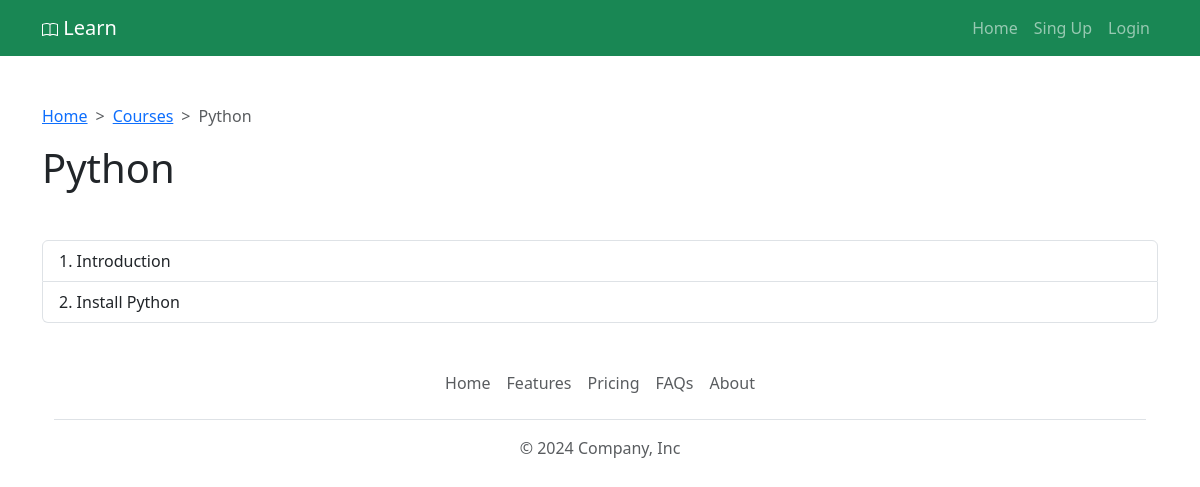
Screenshot of /courses/python/ with the database file from the repository.
### course_app/models.py (models this page shows, shortened)
class Course(models.Model):
    name = models.CharField("Course Name", max_length=255)
    description = models.TextField("Course description")
    slug = models.SlugField(unique=True, blank=True, editable=False)
    class Meta:
        verbose_name = "Course"
        verbose_name_plural = "Courses"

class Lesson(models.Model):
    course = models.ForeignKey(Course, on_delete=models.CASCADE, verbose_name="Choose Course")
    theme = models.CharField("Lesson theme", max_length=255)
    content = models.TextField("Description", blank=True, null=True)
    youtube_url = models.CharField("YouTube URL", max_length=255, blank=True, null=True)
    class Meta:
        verbose_name = "Lesson"
        verbose_name_plural = "Lessons"

### course_app/views.py (the view)
# urls.py: path('courses/<slug:slug>/', views.lessons_page, name='lessons_page'),
def lessons_page(request, slug=None):
    course = get_object_or_404(Course, slug=slug)
    lessons = Lesson.objects.all()
    if slug:
        course = get_object_or_404(Course, slug=slug)
        lessons = lessons.filter(course=course)
    context = {
        'course': course,
        'lessons': lessons
    }
    return render(request, "./course/lessons.html", context)

### course_app/templates/course/lessons.html (shortened to what this page needs)
{% extends '../base.html' %}
{% block content %}
    <div class="container pt-5 pd-5">
      <nav style="--bs-breadcrumb-divider: '>';" aria-label="breadcrumb">
          <ol class="breadcrumb">
            <li class="breadcrumb-item"><a href="{% url 'home_page' %}">Home</a></li>
            <li class="breadcrumb-item"><a href="{% url 'courses_page' %}">Courses</a></li>
            <li class="breadcrumb-item active" aria-current="page">{{ course.name }}</li>
          </ol>
      <h1 class="mb-5">{{ course.name }}</h1>
      <div class="list-group">
        {% for lesson in lessons %}
          <a href="{% url 'lesson_detail_page' slug=course.slug pk=lesson.pk %}" class="list-group-item list-group-item-action">{{ forloop.counter }}. {{ lesson.theme}}</a>
          {% endfor %}
      </div>
  </div>
{% endblock %}

### course_app/templates/base.html (shortened to what this page needs)
{% load static %}
<!DOCTYPE html>
<html lang="en">
<head>
    <link rel="stylesheet" href="{% static './css/bootstrap.min.css' %}">
</head>
<body>
    <nav class="navbar navbar-expand-lg bg-success navbar-dark">
        <div class="container   ">
          <a class="navbar-brand" href="#">
            Learn
        </a>
          <div class="collapse navbar-collapse" id="navbarSupportedContent">
            <ul class="navbar-nav ms-auto mb-2 mb-lg-0">
              <li class="nav-item">
                <a class="nav-link" href="{% url 'home_page' %}">Home</a>
              </li>
              {% if user.is_authenticated %}
              <li class="nav-item">
                <a class="nav-link" href="{% url 'courses_page' %}">Courses</a>
              </li>
              <li class="nav-item dropdown">
                <a class="nav-link dropdown-toggle" href="#" role="button" data-bs-toggle="dropdown" aria-expanded="false">
                  @{{ user.username }}
                </a>
                <ul class="dropdown-menu">
                  {% if user.is_superuser %}
                  <li><a class="dropdown-item" href="{% url 'admin:index' %}">Admin Dashboard</a></li>
                  {% endif %}
                  <li><a class="dropdown-item" href="{% url 'logout_request' %}">logout</a></li>
                </ul>
                <ul class="dropdown-menu">
                  <li><a class="dropdown-item" href="{% url 'logout_request' %}">logout</a></li>
                </ul>
              </li>
              {% else %}
              <li class="nav-item">
                <a class="nav-link" href="{% url 'sign_up_page' %}">Sing Up</a>
              </li>
              <li class="nav-item">
                <a class="nav-link" href="{% url 'login_page' %}">Login</a>
              </li>
              {% endif %}
            </ul>
          </div>
        </div>
      </nav>
      {% block content %}
      {% endblock %}
    <div class="container">
        <footer class="py-3 my-4">
            <div class="container">
                <ul class="nav justify-content-center border-bottom pb-3 mb-3">
                    <li class="nav-item"><a href="#" class="nav-link px-2 text-body-secondary">Home</a></li>
                    <li class="nav-item"><a href="#" class="nav-link px-2 text-body-secondary">Features</a></li>
                    <li class="nav-item"><a href="#" class="nav-link px-2 text-body-secondary">Pricing</a></li>
                    <li class="nav-item"><a href="#" class="nav-link px-2 text-body-secondary">FAQs</a></li>
                    <li class="nav-item"><a href="#" class="nav-link px-2 text-body-secondary">About</a></li>
                </ul>
               <p class="text-center text-body-secondary">© 2024 Company, Inc</p>
            </div>
        </footer>
    </div>
</body>
</html>

### rows the page displays
Course: name "Python"
Lesson: theme "Introduction"
Lesson: theme "Install Python"
